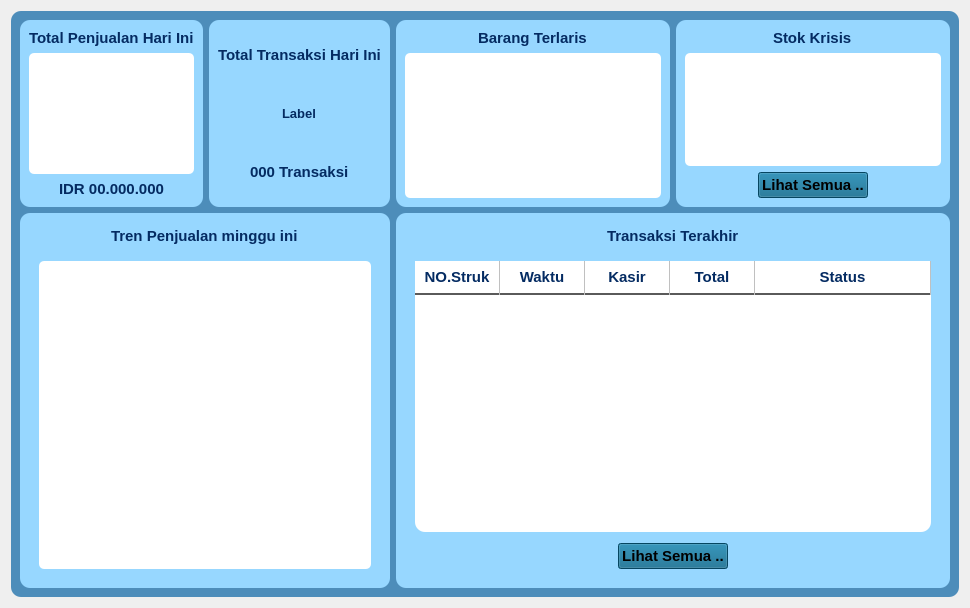
        <widget class="QWidget" name="page_dashboard">
         <property name="enabled">
          <bool>true</bool>
         </property>
         <layout class="QGridLayout" name="gridLayout_2">
          <item row="0" column="0">
           <widget class="QFrame" name="frame_3">
            <property name="enabled">
             <bool>true</bool>
            </property>
            <property name="styleSheet">
             <string notr="true">QFrame {
    background-color: #4D8DBA; /* Warna kartu putih */
    border-radius: 10px; /* Ujung kartu agak melengkung */
}</string>
            </property>
            <property name="frameShape">
             <enum>QFrame::Shape::StyledPanel</enum>
            </property>
            <property name="frameShadow">
             <enum>QFrame::Shadow::Raised</enum>
            </property>
            <layout class="QGridLayout" name="gridLayout" rowstretch="1,2">
             <item row="1" column="2" colspan="2">
              <widget class="QFrame" name="frame_9">
               <property name="sizePolicy">
                <sizepolicy hsizetype="Expanding" vsizetype="Expanding">
                 <horstretch>0</horstretch>
                 <verstretch>0</verstretch>
                </sizepolicy>
               </property>
               <property name="styleSheet">
                <string notr="true">QFrame {
    background-color: #97D7FF; /* Warna kartu putih */
    border-radius: 10px; /* Ujung kartu agak melengkung */
}</string>
               </property>
               <property name="frameShape">
                <enum>QFrame::Shape::StyledPanel</enum>
               </property>
               <property name="frameShadow">
                <enum>QFrame::Shadow::Raised</enum>
               </property>
               <layout class="QGridLayout" name="gridLayout_5">
                <item row="6" column="1">
                 <spacer name="verticalSpacer_9">
                  <property name="orientation">
                   <enum>Qt::Orientation::Vertical</enum>
                  </property>
                  <property name="sizeType">
                   <enum>QSizePolicy::Policy::Fixed</enum>
                  </property>
                  <property name="sizeHint" stdset="0">
                   <size>
                    <width>20</width>
                    <height>10</height>
                   </size>
                  </property>
                 </spacer>
                </item>
                <item row="5" column="1" alignment="Qt::AlignmentFlag::AlignHCenter">
                 <widget class="QPushButton" name="viewButton_2">
                  <property name="font">
                   <font>
                    <pointsize>11</pointsize>
                    <bold>true</bold>
                   </font>
                  </property>
                  <property name="styleSheet">
                   <string notr="true">/* Efek saat tombol disorot mouse (Hover) */
QPushButton:hover {
    background-color: #334155; /* Berubah jadi biru sedikit lebih terang saat disorot */
    border-left: 4px solid #3B82F6; /* Muncul garis biru neon di pinggir kiri */
}
QPushButton {
    text-align: center;
	background-color:  #086288;
}</string>
                  </property>
                  <property name="text">
                   <string>Lihat Semua ..</string>
                  </property>
                 </widget>
                </item>
                <item row="3" column="0">
                 <spacer name="horizontalSpacer_5">
                  <property name="orientation">
                   <enum>Qt::Orientation::Horizontal</enum>
                  </property>
                  <property name="sizeType">
                   <enum>QSizePolicy::Policy::Fixed</enum>
                  </property>
                  <property name="sizeHint" stdset="0">
                   <size>
                    <width>10</width>
                    <height>20</height>
                   </size>
                  </property>
                 </spacer>
                </item>
                <item row="0" column="1">
                 <spacer name="verticalSpacer_6">
                  <property name="orientation">
                   <enum>Qt::Orientation::Vertical</enum>
                  </property>
                  <property name="sizeType">
                   <enum>QSizePolicy::Policy::Fixed</enum>
                  </property>
                  <property name="sizeHint" stdset="0">
                   <size>
                    <width>20</width>
                    <height>5</height>
                   </size>
                  </property>
                 </spacer>
                </item>
                <item row="3" column="1">
                 <widget class="QTableWidget" name="tableWidget">
                  <property name="font">
                   <font>
                    <pointsize>11</pointsize>
                    <bold>true</bold>
                   </font>
                  </property>
                  <property name="autoFillBackground">
                   <bool>false</bool>
                  </property>
                  <property name="styleSheet">
                   <string notr="true">QHeaderView::section {
    color:#042b62;  /* Mengubah warna teks agar mudah dibaca */
   border-right: 1px solid #c0c0c0; /* Garis pembatas vertikal antar kolom */
    border-bottom: 2px solid #5a5a5a; /* Garis bawah tegas untuk memisahkan header dan isi */
    border-top: none;
    border-left: none;
    font-weight: bold;
    font-size: 11pt;
    background-color: white;
    padding: 5px;
}
QTableWidget{
background-color : white;}</string>
                  </property>
                  <property name="columnCount">
                   <number>5</number>
                  </property>
                  <attribute name="horizontalHeaderDefaultSectionSize">
                   <number>85</number>
                  </attribute>
                  <attribute name="horizontalHeaderStretchLastSection">
                   <bool>true</bool>
                  </attribute>
                  <column>
                   <property name="text">
                    <string>NO.Struk</string>
                   </property>
                  </column>
                  <column>
                   <property name="text">
                    <string>Waktu</string>
                   </property>
                  </column>
                  <column>
                   <property name="text">
                    <string>Kasir</string>
                   </property>
                  </column>
                  <column>
                   <property name="text">
                    <string>Total</string>
                   </property>
                  </column>
                  <column>
                   <property name="text">
                    <string>Status</string>
                   </property>
                  </column>
                 </widget>
                </item>
                <item row="3" column="2">
                 <spacer name="horizontalSpacer_6">
                  <property name="orientation">
                   <enum>Qt::Orientation::Horizontal</enum>
                  </property>
                  <property name="sizeType">
                   <enum>QSizePolicy::Policy::Fixed</enum>
                  </property>
                  <property name="sizeHint" stdset="0">
                   <size>
                    <width>10</width>
                    <height>20</height>
                   </size>
                  </property>
                 </spacer>
                </item>
                <item row="1" column="1" alignment="Qt::AlignmentFlag::AlignHCenter">
                 <widget class="QLabel" name="label_10">
                  <property name="sizePolicy">
                   <sizepolicy hsizetype="Preferred" vsizetype="Fixed">
                    <horstretch>0</horstretch>
                    <verstretch>0</verstretch>
                   </sizepolicy>
                  </property>
                  <property name="maximumSize">
                   <size>
                    <width>16777215</width>
                    <height>40</height>
                   </size>
                  </property>
                  <property name="font">
                   <font>
                    <pointsize>11</pointsize>
                    <bold>true</bold>
                   </font>
                  </property>
                  <property name="layoutDirection">
                   <enum>Qt::LayoutDirection::LeftToRight</enum>
                  </property>
                  <property name="styleSheet">
                   <string notr="true">QLabel {
    color: #042b62; 
text-align : center;
}</string>
                  </property>
                  <property name="text">
                   <string>Transaksi Terakhir</string>
                  </property>
                 </widget>
                </item>
                <item row="2" column="1">
                 <spacer name="verticalSpacer_7">
                  <property name="orientation">
                   <enum>Qt::Orientation::Vertical</enum>
                  </property>
                  <property name="sizeType">
                   <enum>QSizePolicy::Policy::Fixed</enum>
                  </property>
                  <property name="sizeHint" stdset="0">
                   <size>
                    <width>40</width>
                    <height>10</height>
                   </size>
                  </property>
                 </spacer>
                </item>
                <item row="4" column="1">
                 <spacer name="verticalSpacer_8">
                  <property name="orientation">
                   <enum>Qt::Orientation::Vertical</enum>
                  </property>
                  <property name="sizeType">
                   <enum>QSizePolicy::Policy::Fixed</enum>
                  </property>
                  <property name="sizeHint" stdset="0">
                   <size>
                    <width>20</width>
                    <height>5</height>
                   </size>
                  </property>
                 </spacer>
                </item>
               </layout>
              </widget>
             </item>
             <item row="1" column="0" colspan="2">
              <widget class="QFrame" name="frame_8">
               <property name="sizePolicy">
                <sizepolicy hsizetype="Expanding" vsizetype="Expanding">
                 <horstretch>0</horstretch>
                 <verstretch>0</verstretch>
                </sizepolicy>
               </property>
               <property name="styleSheet">
                <string notr="true">QFrame {
    background-color: #97D7FF; /* Warna kartu putih */
    border-radius: 10px; /* Ujung kartu agak melengkung */
}</string>
               </property>
               <property name="frameShape">
                <enum>QFrame::Shape::StyledPanel</enum>
               </property>
               <property name="frameShadow">
                <enum>QFrame::Shadow::Raised</enum>
               </property>
               <layout class="QGridLayout" name="gridLayout_4">
                <item row="2" column="1">
                 <spacer name="verticalSpacer_3">
                  <property name="orientation">
                   <enum>Qt::Orientation::Vertical</enum>
                  </property>
                  <property name="sizeType">
                   <enum>QSizePolicy::Policy::Fixed</enum>
                  </property>
                  <property name="sizeHint" stdset="0">
                   <size>
                    <width>20</width>
                    <height>10</height>
                   </size>
                  </property>
                 </spacer>
                </item>
                <item row="1" column="1" colspan="2" alignment="Qt::AlignmentFlag::AlignHCenter">
                 <widget class="QLabel" name="label_9">
                  <property name="sizePolicy">
                   <sizepolicy hsizetype="Preferred" vsizetype="Fixed">
                    <horstretch>0</horstretch>
                    <verstretch>0</verstretch>
                   </sizepolicy>
                  </property>
                  <property name="maximumSize">
                   <size>
                    <width>16777215</width>
                    <height>40</height>
                   </size>
                  </property>
                  <property name="font">
                   <font>
                    <pointsize>11</pointsize>
                    <bold>true</bold>
                   </font>
                  </property>
                  <property name="layoutDirection">
                   <enum>Qt::LayoutDirection::LeftToRight</enum>
                  </property>
                  <property name="styleSheet">
                   <string notr="true">QLabel {
    color: #042b62; 
text-align : center;
}</string>
                  </property>
                  <property name="text">
                   <string>Tren Penjualan minggu ini</string>
                  </property>
                 </widget>
                </item>
                <item row="0" column="1">
                 <spacer name="verticalSpacer_5">
                  <property name="orientation">
                   <enum>Qt::Orientation::Vertical</enum>
                  </property>
                  <property name="sizeType">
                   <enum>QSizePolicy::Policy::Fixed</enum>
                  </property>
                  <property name="sizeHint" stdset="0">
                   <size>
                    <width>20</width>
                    <height>5</height>
                   </size>
                  </property>
                 </spacer>
                </item>
                <item row="4" column="1">
                 <spacer name="verticalSpacer_4">
                  <property name="orientation">
                   <enum>Qt::Orientation::Vertical</enum>
                  </property>
                  <property name="sizeType">
                   <enum>QSizePolicy::Policy::Fixed</enum>
                  </property>
                  <property name="sizeHint" stdset="0">
                   <size>
                    <width>20</width>
                    <height>10</height>
                   </size>
                  </property>
                 </spacer>
                </item>
                <item row="3" column="1" colspan="2">
                 <widget class="QWidget" name="widget" native="true">
                  <property name="sizePolicy">
                   <sizepolicy hsizetype="Preferred" vsizetype="Expanding">
                    <horstretch>0</horstretch>
                    <verstretch>0</verstretch>
                   </sizepolicy>
                  </property>
                  <property name="styleSheet">
                   <string notr="true">QWidget{
background-color: white; border-radius: 5px;}</string>
                  </property>
                 </widget>
                </item>
                <item row="3" column="3">
                 <spacer name="horizontalSpacer_3">
                  <property name="orientation">
                   <enum>Qt::Orientation::Horizontal</enum>
                  </property>
                  <property name="sizeType">
                   <enum>QSizePolicy::Policy::Fixed</enum>
                  </property>
                  <property name="sizeHint" stdset="0">
                   <size>
                    <width>10</width>
                    <height>20</height>
                   </size>
                  </property>
                 </spacer>
                </item>
                <item row="3" column="0">
                 <spacer name="horizontalSpacer_4">
                  <property name="orientation">
                   <enum>Qt::Orientation::Horizontal</enum>
                  </property>
                  <property name="sizeType">
                   <enum>QSizePolicy::Policy::Fixed</enum>
                  </property>
                  <property name="sizeHint" stdset="0">
                   <size>
                    <width>10</width>
                    <height>20</height>
                   </size>
                  </property>
                 </spacer>
                </item>
               </layout>
              </widget>
             </item>
             <item row="0" column="3">
              <widget class="QFrame" name="frame_7">
               <property name="sizePolicy">
                <sizepolicy hsizetype="Expanding" vsizetype="Expanding">
                 <horstretch>0</horstretch>
                 <verstretch>0</verstretch>
                </sizepolicy>
               </property>
               <property name="styleSheet">
                <string notr="true">QFrame {
    background-color: #97D7FF; /* Warna kartu putih */
    border-radius: 10px; /* Ujung kartu agak melengkung */
}</string>
               </property>
               <property name="frameShape">
                <enum>QFrame::Shape::StyledPanel</enum>
               </property>
               <property name="frameShadow">
                <enum>QFrame::Shadow::Raised</enum>
               </property>
               <layout class="QGridLayout" name="gridLayout_3">
                <item row="0" column="0" alignment="Qt::AlignmentFlag::AlignHCenter">
                 <widget class="QLabel" name="label_8">
                  <property name="font">
                   <font>
                    <pointsize>11</pointsize>
                    <bold>true</bold>
                   </font>
                  </property>
                  <property name="styleSheet">
                   <string notr="true">QLabel {
    color: #042b62; }
</string>
                  </property>
                  <property name="text">
                   <string>Stok Krisis</string>
                  </property>
                 </widget>
                </item>
                <item row="1" column="0">
                 <widget class="QListWidget" name="listWidget_2">
                  <property name="sizePolicy">
                   <sizepolicy hsizetype="Expanding" vsizetype="Expanding">
                    <horstretch>0</horstretch>
                    <verstretch>0</verstretch>
                   </sizepolicy>
                  </property>
                  <property name="maximumSize">
                   <size>
                    <width>16777215</width>
                    <height>16777215</height>
                   </size>
                  </property>
                  <property name="font">
                   <font>
                    <pointsize>10</pointsize>
                    <bold>true</bold>
                   </font>
                  </property>
                  <property name="styleSheet">
                   <string notr="true">QListWidget{
background-color: white; border-radius: 5px;}</string>
                  </property>
                 </widget>
                </item>
                <item row="2" column="0" alignment="Qt::AlignmentFlag::AlignHCenter">
                 <widget class="QPushButton" name="viewButton">
                  <property name="font">
                   <font>
                    <pointsize>11</pointsize>
                    <bold>true</bold>
                   </font>
                  </property>
                  <property name="styleSheet">
                   <string notr="true">/* Efek saat tombol disorot mouse (Hover) */
QPushButton:hover {
    background-color: #334155; /* Berubah jadi biru sedikit lebih terang saat disorot */
    border-left: 4px solid #3B82F6; /* Muncul garis biru neon di pinggir kiri */
}
QPushButton {
    text-align: center;
	background-color:  #086288;
}</string>
                  </property>
                  <property name="text">
                   <string>Lihat Semua ..</string>
                  </property>
                 </widget>
                </item>
               </layout>
              </widget>
             </item>
             <item row="0" column="0">
              <widget class="QFrame" name="frame_4">
               <property name="sizePolicy">
                <sizepolicy hsizetype="Expanding" vsizetype="Expanding">
                 <horstretch>0</horstretch>
                 <verstretch>0</verstretch>
                </sizepolicy>
               </property>
               <property name="styleSheet">
                <string notr="true">QFrame {
    background-color: #97D7FF; /* Warna kartu putih */
    border-radius: 10px; /* Ujung kartu agak melengkung */
}</string>
               </property>
               <property name="frameShape">
                <enum>QFrame::Shape::StyledPanel</enum>
               </property>
               <property name="frameShadow">
                <enum>QFrame::Shadow::Raised</enum>
               </property>
               <layout class="QVBoxLayout" name="verticalLayout_3">
                <item alignment="Qt::AlignmentFlag::AlignHCenter">
                 <widget class="QLabel" name="label_3">
                  <property name="sizePolicy">
                   <sizepolicy hsizetype="Preferred" vsizetype="Fixed">
                    <horstretch>0</horstretch>
                    <verstretch>0</verstretch>
                   </sizepolicy>
                  </property>
                  <property name="font">
                   <font>
                    <pointsize>11</pointsize>
                    <bold>true</bold>
                   </font>
                  </property>
                  <property name="styleSheet">
                   <string notr="true">QLabel {
    color: #042b62; 
}</string>
                  </property>
                  <property name="text">
                   <string>Total Penjualan Hari Ini</string>
                  </property>
                 </widget>
                </item>
                <item>
                 <widget class="QWidget" name="TodaySell" native="true">
                  <property name="sizePolicy">
                   <sizepolicy hsizetype="Preferred" vsizetype="Expanding">
                    <horstretch>0</horstretch>
                    <verstretch>0</verstretch>
                   </sizepolicy>
                  </property>
                  <property name="maximumSize">
                   <size>
                    <width>16777215</width>
                    <height>16777215</height>
                   </size>
                  </property>
                  <property name="styleSheet">
                   <string notr="true">QWidget{
background-color: white; border-radius: 5px;}</string>
                  </property>
                 </widget>
                </item>
                <item alignment="Qt::AlignmentFlag::AlignHCenter">
                 <widget class="QLabel" name="label_4">
                  <property name="sizePolicy">
                   <sizepolicy hsizetype="Preferred" vsizetype="Fixed">
                    <horstretch>0</horstretch>
                    <verstretch>0</verstretch>
                   </sizepolicy>
                  </property>
                  <property name="font">
                   <font>
                    <pointsize>11</pointsize>
                    <bold>true</bold>
                   </font>
                  </property>
                  <property name="styleSheet">
                   <string notr="true">QLabel {
    color: #042b62; 
}</string>
                  </property>
                  <property name="text">
                   <string>IDR 00.000.000</string>
                  </property>
                 </widget>
                </item>
               </layout>
              </widget>
             </item>
             <item row="0" column="1">
              <widget class="QFrame" name="frame_5">
               <property name="sizePolicy">
                <sizepolicy hsizetype="Expanding" vsizetype="Expanding">
                 <horstretch>0</horstretch>
                 <verstretch>0</verstretch>
                </sizepolicy>
               </property>
               <property name="styleSheet">
                <string notr="true">QFrame {
    background-color: #97D7FF; /* Warna kartu putih */
    border-radius: 10px; /* Ujung kartu agak melengkung */
}</string>
               </property>
               <property name="frameShape">
                <enum>QFrame::Shape::StyledPanel</enum>
               </property>
               <property name="frameShadow">
                <enum>QFrame::Shadow::Raised</enum>
               </property>
               <layout class="QVBoxLayout" name="verticalLayout_4">
                <item alignment="Qt::AlignmentFlag::AlignHCenter">
                 <widget class="QLabel" name="label_5">
                  <property name="sizePolicy">
                   <sizepolicy hsizetype="Preferred" vsizetype="Ignored">
                    <horstretch>0</horstretch>
                    <verstretch>0</verstretch>
                   </sizepolicy>
                  </property>
                  <property name="font">
                   <font>
                    <pointsize>11</pointsize>
                    <bold>true</bold>
                   </font>
                  </property>
                  <property name="styleSheet">
                   <string notr="true">QLabel {
    color: #042b62; 
}</string>
                  </property>
                  <property name="text">
                   <string>Total Transaksi Hari Ini</string>
                  </property>
                 </widget>
                </item>
                <item alignment="Qt::AlignmentFlag::AlignHCenter">
                 <widget class="QLabel" name="Transaksi">
                  <property name="sizePolicy">
                   <sizepolicy hsizetype="Preferred" vsizetype="Ignored">
                    <horstretch>0</horstretch>
                    <verstretch>0</verstretch>
                   </sizepolicy>
                  </property>
                  <property name="font">
                   <font>
                    <pointsize>10</pointsize>
                    <bold>true</bold>
                   </font>
                  </property>
                  <property name="styleSheet">
                   <string notr="true">QLabel {
    color: #042b62; 
}</string>
                  </property>
                  <property name="text">
                   <string>Label</string>
                  </property>
                 </widget>
                </item>
                <item alignment="Qt::AlignmentFlag::AlignHCenter">
                 <widget class="QLabel" name="label_7">
                  <property name="sizePolicy">
                   <sizepolicy hsizetype="Preferred" vsizetype="Ignored">
                    <horstretch>0</horstretch>
                    <verstretch>0</verstretch>
                   </sizepolicy>
                  </property>
                  <property name="font">
                   <font>
                    <pointsize>11</pointsize>
                    <bold>true</bold>
                   </font>
                  </property>
                  <property name="styleSheet">
                   <string notr="true">QLabel {
    color: #042b62; 
}</string>
                  </property>
                  <property name="text">
                   <string>000 Transaksi</string>
                  </property>
                 </widget>
                </item>
               </layout>
              </widget>
             </item>
             <item row="0" column="2">
              <widget class="QFrame" name="frame_6">
               <property name="sizePolicy">
                <sizepolicy hsizetype="Expanding" vsizetype="Expanding">
                 <horstretch>0</horstretch>
                 <verstretch>0</verstretch>
                </sizepolicy>
               </property>
               <property name="styleSheet">
                <string notr="true">QFrame {
    background-color: #97D7FF; /* Warna kartu putih */
    border-radius: 10px; /* Ujung kartu agak melengkung */
}</string>
               </property>
               <property name="frameShape">
                <enum>QFrame::Shape::StyledPanel</enum>
               </property>
               <property name="frameShadow">
                <enum>QFrame::Shadow::Raised</enum>
               </property>
               <layout class="QVBoxLayout" name="verticalLayout_5">
                <item alignment="Qt::AlignmentFlag::AlignHCenter">
                 <widget class="QLabel" name="label_6">
                  <property name="font">
                   <font>
                    <pointsize>11</pointsize>
                    <bold>true</bold>
                   </font>
                  </property>
                  <property name="styleSheet">
                   <string notr="true">QLabel {
    color: #042b62; }
</string>
                  </property>
                  <property name="text">
                   <string>Barang Terlaris</string>
                  </property>
                 </widget>
                </item>
                <item>
                 <widget class="QListWidget" name="listWidget">
                  <property name="sizePolicy">
                   <sizepolicy hsizetype="Expanding" vsizetype="Expanding">
                    <horstretch>0</horstretch>
                    <verstretch>0</verstretch>
                   </sizepolicy>
                  </property>
                  <property name="maximumSize">
                   <size>
                    <width>16777215</width>
                    <height>16777215</height>
                   </size>
                  </property>
                  <property name="font">
                   <font>
                    <pointsize>10</pointsize>
                    <bold>true</bold>
                   </font>
                  </property>
                  <property name="styleSheet">
                   <string notr="true">QListWidget{
background-color: white; border-radius: 5px;}</string>
                  </property>
                 </widget>
                </item>
               </layout>
              </widget>
             </item>
            </layout>
           </widget>
          </item>
         </layout>
        </widget>
